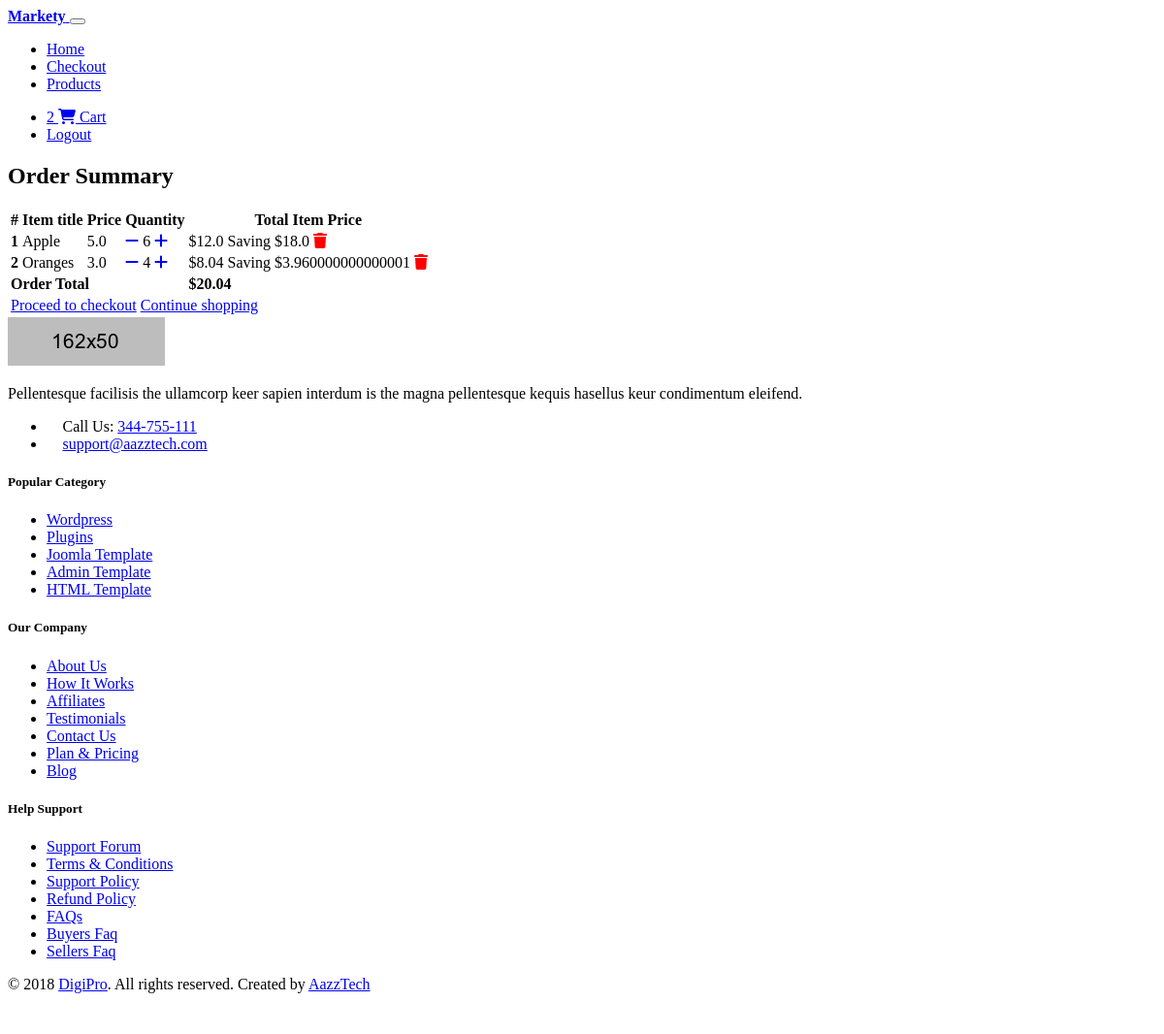
Page /order-summary (signed in) on the committed database.
### core/models.py (models this page shows, shortened)
class Order(models.Model):
    user = models.ForeignKey(settings.AUTH_USER_MODEL, verbose_name=(""), on_delete=models.CASCADE)
    items = models.ManyToManyField(OrderItem, verbose_name=(""))
    start_date = models.DateTimeField((""), auto_now=False, auto_now_add=True)
    ordered_date = models.DateTimeField((), auto_now=False, auto_now_add=False)
    ordered = models.BooleanField(default=False)
    shipping_address = models.ForeignKey('Address', related_name='shipping_address', on_delete=models.SET_NULL, blank=True, null=True)
    billing_address = models.ForeignKey('Address', related_name='billing_address', on_delete=models.SET_NULL, blank=True, null=True)
    def get_total(self):
        total = 0
        for order_item in self.items.all():
            total += order_item.get_final_price()
        return total

class OrderItem(models.Model):
    user = models.ForeignKey(settings.AUTH_USER_MODEL, on_delete=models.CASCADE)
    ordered = models.BooleanField(default=False)
    item = models.ForeignKey(Item, on_delete=models.CASCADE)
    quantity = models.IntegerField(default=1)
    def get_total_item_price(self):
        return self.quantity * self.item.price
    def get_total_discount_item_price(self):
        return self.quantity * self.item.discount_price
    def get_amount_saved(self):
        return self.get_total_item_price() - self.get_total_discount_item_price()
    def get_final_price(self):
        if self.item.discount_price:
            return self.get_total_discount_item_price()
        return self.get_total_item_price()

class Item(models.Model):
    title = models.CharField(max_length=100)
    price = models.FloatField()
    discount_price = models.FloatField(blank=True, null=True)
    category = models.CharField(choices=CATEGORY_CHOICES, max_length=2)
    label = models.CharField(choices=LABEL_CHOICES, max_length=1)
    slug = models.SlugField()
    description = models.TextField()
    image  = models.ImageField()

### core/views.py (the view)
# urls.py: path('order-summary', OrderSummaryView.as_view(), name="order-summary"),
class OrderSummaryView(LoginRequiredMixin, View):
    def get(self, *args, **kwargs):
        try:
            order = Order.objects.get(user=self.request.user, ordered=False)
            context = {
                'object': order
            }
            return render(self.request, "order_summary.html", context)
        except ObjectDoesNotExist:
            messages.warning(self.request, "You do not have an active order")
            return redirect("/")

### core/templatetags/cart_template_tags.py (called while the page is built)
@register.filter
def cart_item_count(user):
    if user.is_authenticated:
        qs = Order.objects.filter(user=user, ordered=False)
        if qs.exists():
            return qs[0].items.count()
    return 0

### core/templates/order_summary.html (shortened to what this page needs)
{% extends "base.html" %}
{% block content %}
    <main>
        <div class="table-responsive text-nowrap">
            <h2>Order Summary</h2>
            <table class="table">
                <thead>
                    <tr>
                        <th scope="col">#</th>
                        <th scope="col">Item title</th>
                        <th scope="col">Price</th>
                        <th scope="col">Quantity</th>
                        <th scope="col">Total Item Price</th>
                    </tr>
                </thead>
                <tbody>
                    {% for order_item in object.items.all %}
                        <tr>
                            <th scope="row">{{ forloop.counter }}</th>
                            <td>{{ order_item.item.title }}</td>
                            <td>{{ order_item.item.price }}</td>
                            <td>
                                <a href="{% url 'core:remove-single-item-from-cart' order_item.item.slug %}"><i class="fas fa-minus mr-2"></i></a>
                                    {{ order_item.quantity }}
                                <a href="{% url 'core:add-to-cart' order_item.item.slug %}"><i class="fas fa-plus ml-2"></i></a>
                            </td>
                            <td>
                                {% if order_item.item.discount_price %}
                                    ${{ order_item.get_total_discount_item_price }}
                                    <span class="badge badge-primary">Saving ${{ order_item.get_amount_saved }}</span>
                                {% else %}
                                    ${{ order_item.get_total_item_price }}
                                {% endif %}
                                <a style='color: red;' href="{% url 'core:remove-from-cart' order_item.item.slug %}">
                                    <i class="fas fa-trash float-right"></i>
                                </a>
                        </tr>
                    {% endfor %}
                    {% if object.get_total%}
                        <tr>
                            <td colspan="4"><b>Order Total</b></td>
                            <td><b>${{ object.get_total }}</b></td>
                        </tr>
                        <tr>
                            <td colspan="5">
                            <a class='btn btn-warning float-right ml-2' href="{% url 'core:checkout' %}"">Proceed to checkout</a>
                            <a class='btn btn-primary float-right' href='/'>Continue shopping</a>
                            </td>
                        </tr>
                    {% endif %}
                </tbody>
            </table>
        </div>
    </main>
{% endblock content %}

### core/templates/navbar.html (shortened to what this page needs)
{% load cart_template_tags %}
<nav class="navbar fixed-top navbar-expand-lg navbar-light white scrolling-navbar">
    <div class="container">
      <a class="navbar-brand waves-effect" href="/">
        <strong class="blue-text">Markety</strong>
      </a>
      <button class="navbar-toggler" type="button" data-toggle="collapse" data-target="#navbarSupportedContent"
        aria-controls="navbarSupportedContent" aria-expanded="false" aria-label="Toggle navigation">
      </button>
      <div class="collapse navbar-collapse" id="navbarSupportedContent">
        <ul class="navbar-nav mr-auto">
          <li class="nav-item">
            <a class="nav-link waves-effect" href="/">Home
            </a>
          </li>
          <li class="nav-item">
            <a class="nav-link waves-effect" href="/checkout">
            Checkout</a>
          </li>
          <li class="nav-item">
            <a class="nav-link waves-effect" href="/products">
            Products</a>
          </li>
        </ul>
          <ul class="navbar-nav nav-flex-icons">
          {% if request.user.is_authenticated %}
          <li class="nav-item">
            <a href="{% url 'core:order-summary' %}" class="nav-link waves-effect">
              <span class="badge red z-depth-1 mr-1"> {{ request.user|cart_item_count }} </span>
              <i class="fas fa-shopping-cart"></i>
              <span class="clearfix d-none d-sm-inline-block"> Cart </span>
            </a>
          </li>
          <li class="nav-item">
            <a class="nav-link waves-effect" href="{% url 'account_logout' %}">
              <span class="clearfix d-none d-sm-inline-block"> Logout </span>
            </a>
          </li>
          {% endif %}
        </ul>
      </div>
    </div>
  </nav>

### marketyproject/static/css/all.css (style rules this page uses)
.fa-minus:before { content: "\f068"; }
.fa-plus:before { content: "\f067"; }
.fa-trash:before { content: "\f1f8"; }

### rows in the picture
OrderItem: item "Apple", item.price "5.0", quantity "6", get_total_discount_item_price "12.0", get_amount_saved "18.0"
OrderItem: item "Oranges", item.price "3.0", quantity "4", get_total_discount_item_price "8.04", get_amount_saved "3.960000000000001"
Order: get_total "20.04"

### other values in the picture
{{ request.user|cart_item_count }} "2"
